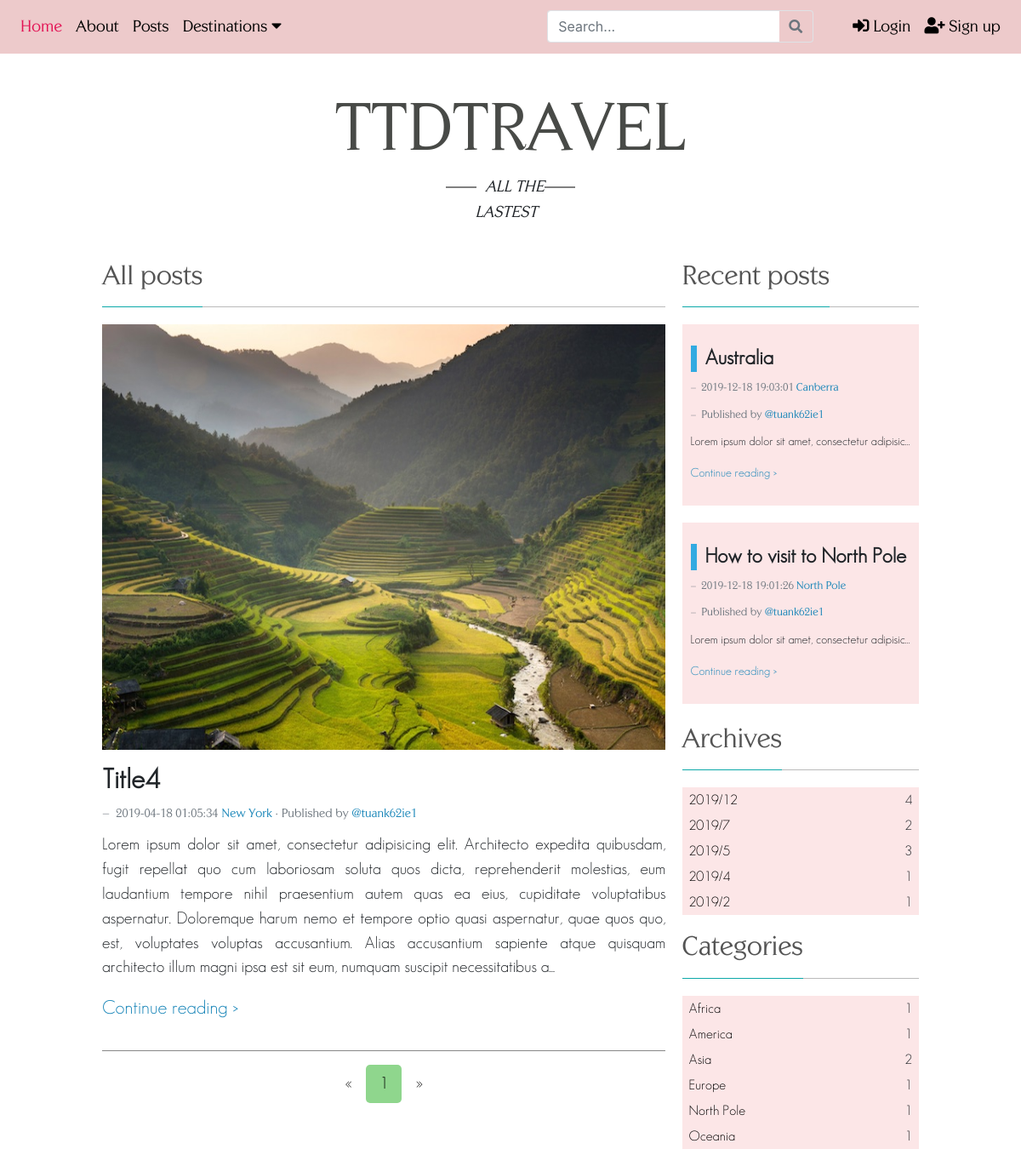
The app's page /all_post.php?categories=america with its own data.
### tables this page shows
CREATE TABLE `location` (
  `location_id` int(11) NOT NULL,
  `city` varchar(45) DEFAULT NULL,
  `country` varchar(45) DEFAULT NULL,
  `continent_id` int(11) NOT NULL,
  `post_id` int(11) NOT NULL
);

CREATE TABLE `post` (
  `post_id` int(11) NOT NULL,
  `title` varchar(100) NOT NULL,
  `text` text NOT NULL,
  `publish_date` datetime NOT NULL DEFAULT CURRENT_TIMESTAMP,
  `thumbnail_img` varchar(300) NOT NULL DEFAULT 'images/no-thumbnail.jpg',
  `user_id` int(11) NOT NULL DEFAULT '1'
);

### core/data/PDOData.php (called while the page is built, shortened)
<?php
	class PDOData {
		private $db = null;
    private $servername = "localhost:3307";
    private $database = "ttd_travel";
    private $username = "root";
    private $password = "quangtuan99";
		public function __construct() {
			try {
				$this->db = new PDO("mysql:host=$this->servername;dbname=$this->database", $this->username, $this->password);
			} catch(PDOException $e) { echo $e->getMessage();	}
		}
		public function __destruct() {
			try {
				$this->db = null;
			} catch(PDOException $e) { echo $e->getMessage();	}
		}
		public function doQuery($query) {
			$ret = array();
			try {
				$stmt = $this->db->query($query);
				if ($stmt) {
					while ($row = $stmt->fetch(PDO::FETCH_ASSOC)) {
						$ret[] = $row;
					}
				}
			} catch(PDOException $e) {	echo $query; }
			return $ret;
		}
		public function doPreparedQuery($queryTmpl, $paras) {
			$ret = array();
			try {
				$stmt = $this->db->prepare($queryTmpl);
				foreach ($paras as $k=>$v) $stmt->bindValue($k+1, $v);
				$stmt->execute();
				while ($row = $stmt->fetch(PDO::FETCH_ASSOC)) {
					$ret[] = $row;
				}
			} catch(PDOException $e) {	echo $e; }
			return $ret;
		}
	}

### all_post/model/AllPost.php (called while the page is built, shortened)
<?php
require_once("core/data/PDOData.php");
class AllPost {
  public function getRecentPostRight(){
    $db = new PDOData();
    $data = $db->doQuery("
      select p.*, l.city
      from post p
      inner join location l
      on l.post_id = p.post_id
      order by p.publish_date desc limit 2;
    ");
    return $data;
  }
  public function getArchives(){
    $db = new PDOData();
    $data = $db->doQuery("
      select  concat(year(publish_date), \"/\", month(publish_date)) as archived_date,
              count(post_id) as post_count
      from ttd_travel.post
      group by year(publish_date), month(publish_date) desc;
    ");
    return $data;
  }
  public function getCategories(){
    $db = new PDOData();
    $data = $db->doQuery("
      select c.continent_name, count(p.post_id) as post_count
      from post p
      inner join location l
      on l.post_id = p.post_id
      inner join continent c
      on c.continent_id = l.continent_id
      group by c.continent_name;
    ");
    return $data;
  }
  public function getPostByContinent($continent, $pageNumber, $pageSize) {
    $db = new PDOData();
    $rows = $db->doPreparedQuery("
      select p.*, l.city, c.continent_name
      from post p
      inner join location l
      on l.post_id = p.post_id
      inner join continent c
      on c.continent_id = l.continent_id
      where c.continent_name = ?
      order by p.publish_date desc;
    ", array($continent));
    $beginIndex = $pageNumber * $pageSize;
    $endIndex = $beginIndex  + $pageSize;
    if ($endIndex > count($rows)) $endIndex = count($rows);
    $ret = array();
    for ($i = $beginIndex; $i < $endIndex; $i++)
    $ret[] = $rows[$i];
    return $ret;
  }
}

### all_post/view/AllPostView.php (the view, shortened to what this page needs)
<?php
class AllPostView {
  private $data;
  public function __construct($data) {
    $this->data = $data;
  }
  public function recentPostRightView() {
    $html = "";
    foreach ($this->data as $row){
      $html .= '
      <div class="recent-post-container row">
        <div class="post-title-container">
          <h4 class="post-title hvr-animation-blue" href="#detailPostModal'.$row["post_id"].'" data-toggle="modal">'.$row["title"].'</h4>
        </div>
        <div class="datetime-location" style="font-size: 14px;">
          <footer class="blockquote-footer">
            <span>'.$row["publish_date"].'</span>
            <span class="location hvr-animation-blue">'.$row["city"].'</span>
          </footer>
        </div>
        <div class="datetime-location" style="font-size: 14px;">
          <footer class="blockquote-footer">
            <span>Published by </span>
            <span class="username hvr-animation-blue">@tuank62ie1</span>
          </footer>
        </div>
        <p class="post-content text-truncate" style="font-size: 14px;">'.$row["text"].'</p>
        <p class="read-more hvr-animation-blue" href="#detailPostModal'.$row["post_id"].'" data-toggle="modal" style="font-size: 14px;">Continue reading ></p>
      </div>
    ';
    }
    return $html;
  }
  public function archivesView() {
    $html = "";
    foreach ($this->data as $row){
      $date = explode("/", $row["archived_date"]);
      $year = (int)$date[0];
      $month = (int)$date[1];
      $html .= '
      <li class="archive-item grow">
        <div class="row" style="width: 100%; margin-left: auto; margin-right: auto;">
          <div class="col-md" style="padding: 0; margin-left: 3px;">
          <a href="./all_post.php?year='.$year.'&&month='.$month.'" style="color:black; text-decoration:none;"><p class="text">'.$row["archived_date"].'</p></a>
          </div>
          <div class="col-"><p class="counter">'.$row["post_count"].'</p></div>
        </div>
      </li>
      ';
    }
    return $html;
  }
  public function categoriesView() {
    $html = "";
    foreach($this->data as $row){
      $continent = strtolower($row["continent_name"]);
      $continent = str_replace(' ', '', $continent);
      $html .= '
      <li class="category-item grow">
        <div class="row" style="width: 100%; margin-left: auto; margin-right: auto;">
          <div class="col-md" style="padding: 0; margin-left: 3px;">
          <a href="./all_post.php?categories='.$continent.'" style="text-decoration:none; color:black;"><p class="text">'.$row["continent_name"].'</p></a>
          </div>
          <div class="col-"><p class="counter">'.$row["post_count"].'</p></div>
        </div>
      </li>
      ';
    }
    return $html;
  }
}

### all_post/view/AllPostListView.php (shortened to what this page needs)
<?php
class AllPostListView {
  private $data;
  private $page_num;
  private $current_page;
  private $categories;
  public function __construct($data, $page_num, $current_page, $categories) {
    $this->data = $data;
    $this->page_num = $page_num;
    $this->current_page = $current_page;
    $this->categories = $categories;
  }
  public function postByPageView() {
    $html = "";
    foreach ($this->data as $row){
      $string = $row["text"];
      $string = (strlen($string) > 500) ? substr($string, 0, 490).'...' : $string;
      $html .= '
      <li>
        <div class="postcontent">
          <div class="image-container">
            <img src="'.$row["thumbnail_img"].'" href="#detailPostModal'.$row["post_id"].'" data-toggle="modal">
          </div>
          <div class="text-container">
            <h2 class="post-title hvr-animation-blue" href="#detailPostModal'.$row["post_id"].'" data-toggle="modal">'.$row["title"].'</h2>
            <br>
            <div class="datetime-location">
              <footer class="blockquote-footer">
                <span>'.$row["publish_date"].'</span>
                <span class="location hvr-animation-blue">'.$row["city"].'</span>
                <span> · Published by </span>
                <span class="username hvr-animation-blue">@tuank62ie1</span>
              </footer>
            </div>
            <p class="post-content">'.$string.'</p>
            <p class="read-more hvr-animation-blue" href="#detailPostModal'.$row["post_id"].'" data-toggle="modal">Continue reading ></p>
          </div>
        </div>
      </li>
      <hr class="horizontal-line">
      ';
    }
    $html .= '
    <div class="text-center">
      <div class="pagination">
        <a href="?categories='.$this->categories.'&&p='.($this->current_page>0 ? $this->current_page : $this->current_page+1).'">&laquo;</a>';
        for ($i = 0; $i < $this->page_num; ++$i){
          if ($i != $this->current_page){
            $html .= '
            <a href="?categories='.$this->categories.'&&p='.($i+1).'">'.($i+1).'</a>
            ';
          }
          else {
            $html .= '
            <a class="active" href="#">'.($i+1).'</a>
            ';
          }
        }
        $html .= '
        <a href="?categories='.$this->categories.'&&p='.($this->current_page+1<$this->page_num ? $this->current_page+2 : $this->current_page+1).'">&raquo;</a>
      </div>
    </div>
    ';
    return $html;
  }
}
?>

### css/master.css (style rules this page uses)
* { box-sizing: border-box; }
span { font-weight: lighter; font-family: 'centabel' !important; }
.grow { transition: all .3s ease-in-out; }
.hvr-animation-blue { display: inline-block; text-decoration: none; cursor: pointer; }
.hvr-animation-blue::after { content: ''; display: block; width: 0; height: 2px; background: #1885b8; transition: width .3s; }
.horizontal-line { border-top: solid 1px #878787; }
img { max-width: 100%; max-height: 100%; }
.location { color: #1885b8; }
.username { color: #1885b8; }

### css/new-modal.css (style rules this page uses)
.row, .col-sm-1 { margin: 0; padding: 0; }

### css/all-post.css (style rules this page uses)
.post-title-container { width: 100%; }
.all-post-right span { font-size: 13px; }
.post-title { margin-top: 15px; display: inline-block; font-size }
.read-more { display: inline-block; cursor: pointer; font-size: 115%; }
.postcontent .post-title { transition: color .3s; }
.datetime-location { color: gray; margin-bottom: 10px; font-size: 18px; }
.location { color: #1885b8; }
.username { color: #1885b8; }
.read-more { color: #1885b8; }
.image-container img { width: 100%; height: 500px; cursor: pointer; }
.pagination { display: inline-block; }
.pagination a { color: black; float: left; padding: 8px 16px; text-decoration: none; transition: background-color .3s; border-radius: 5px; }
.pagination a.active { background-color: #8fd68d; border-radius: 5px; }
.category-list li, .archive-list li { height: 30px; background-color: #fce6e7; padding-left: 5px; padding-right: 8px; padding-top: 3px; }
.recent-post-container { background-color: #fce6e7; transition: background-color .2s; padding: 10px; margin-bottom: 20px; }
.recent-post-container .post-title { border-left: 7px solid #32aae1; padding-left: 10px; }
.post-title { font-family: Geosanslight; font-weight: bold; }
.recent-post .post-title { transition: color .3s; }

### records on screen
location: post.thumbnail_img (picture), post.title "Title4", post.publish_date "2019-04-18 01:05:34", city "New York", post.text "Lorem ipsum dolor sit amet, consectetur adipisicing elit. Architecto expedita quibusdam, fugit repellat quo cum laboriosam soluta quos dicta, reprehenderit molestias, eum laudantium tempore nihil praesentium autem quas ea eius, cupiditate voluptatibus aspernatur. Doloremque harum nemo et tempore optio quasi aspernatur, quae quos quo, est, voluptates voluptas accusantium. Alias accusantium sapiente atque quisquam architecto illum magni ipsa est sit eum, numquam suscipit necessitatibus a..."
location: post.title "Australia", post.publish_date "2019-12-18 19:03:01", city "Canberra", post.text "Lorem ipsum dolor sit amet, consectetur adipis…"
location: post.title "How to visit to North Pole", post.publish_date "2019-12-18 19:01:26", city "North Pole", post.text "Lorem ipsum dolor sit amet, consectetur adipis…"

### other values on screen
$row["archived_date"] "2019/12"
$row["post_count"] "4"
$row["archived_date"] "2019/7"
$row["post_count"] "2"
$row["archived_date"] "2019/5"
$row["post_count"] "3"
$row["archived_date"] "2019/4"
$row["post_count"] "1"
$row["archived_date"] "2019/2"
$row["continent_name"] "Africa"
$row["continent_name"] "America"
$row["continent_name"] "Asia"
$row["continent_name"] "Europe"
$row["continent_name"] "North Pole"
$row["continent_name"] "Oceania"
